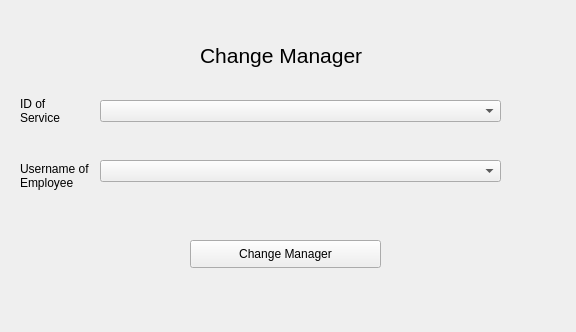
<?xml version="1.0" encoding="UTF-8"?>
<ui version="4.0">
 <class>Form</class>
 <widget class="QWidget" name="Form">
  <property name="geometry">
   <rect>
    <x>0</x>
    <y>0</y>
    <width>576</width>
    <height>332</height>
   </rect>
  </property>
  <property name="windowTitle">
   <string>Form</string>
  </property>
  <widget class="QLabel" name="label">
   <property name="geometry">
    <rect>
     <x>200</x>
     <y>-20</y>
     <width>321</width>
     <height>151</height>
    </rect>
   </property>
   <property name="font">
    <font>
     <pointsize>16</pointsize>
    </font>
   </property>
   <property name="text">
    <string>Change Manager</string>
   </property>
  </widget>
  <widget class="QPushButton" name="ManageService">
   <property name="geometry">
    <rect>
     <x>190</x>
     <y>240</y>
     <width>191</width>
     <height>28</height>
    </rect>
   </property>
   <property name="text">
    <string>Change Manager</string>
   </property>
  </widget>
  <widget class="QComboBox" name="EmployeeUsername">
   <property name="geometry">
    <rect>
     <x>100</x>
     <y>160</y>
     <width>401</width>
     <height>22</height>
    </rect>
   </property>
  </widget>
  <widget class="QLabel" name="label_2">
   <property name="geometry">
    <rect>
     <x>20</x>
     <y>160</y>
     <width>81</width>
     <height>31</height>
    </rect>
   </property>
   <property name="text">
    <string>Username of
Employee</string>
   </property>
  </widget>
  <widget class="QLabel" name="label_4">
   <property name="geometry">
    <rect>
     <x>20</x>
     <y>90</y>
     <width>71</width>
     <height>41</height>
    </rect>
   </property>
   <property name="text">
    <string>ID of
Service</string>
   </property>
  </widget>
  <widget class="QComboBox" name="ServiceID">
   <property name="geometry">
    <rect>
     <x>100</x>
     <y>100</y>
     <width>401</width>
     <height>22</height>
    </rect>
   </property>
  </widget>
 </widget>
 <resources/>
 <connections/>
</ui>
